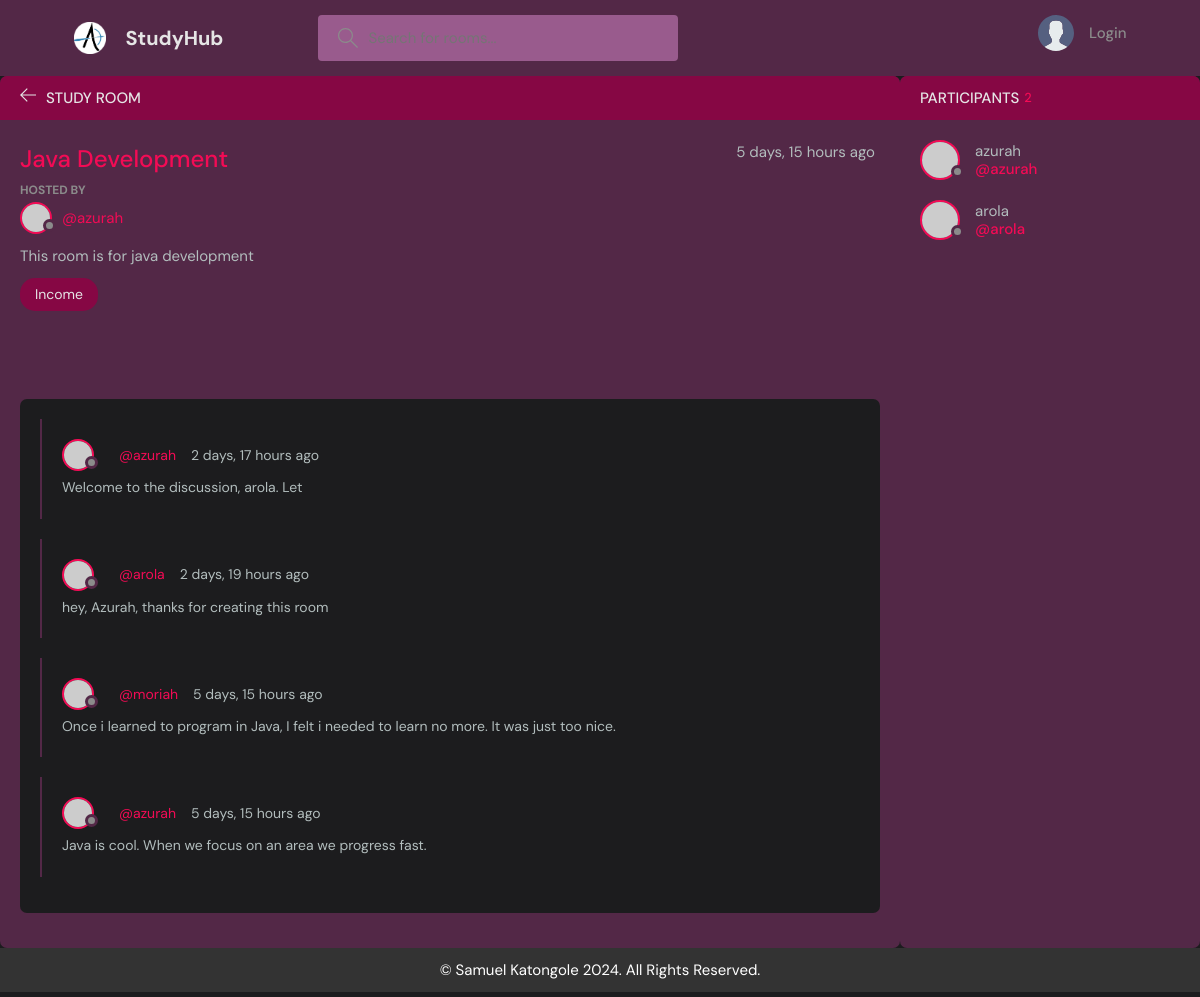
The app's page /room/1/, older data.
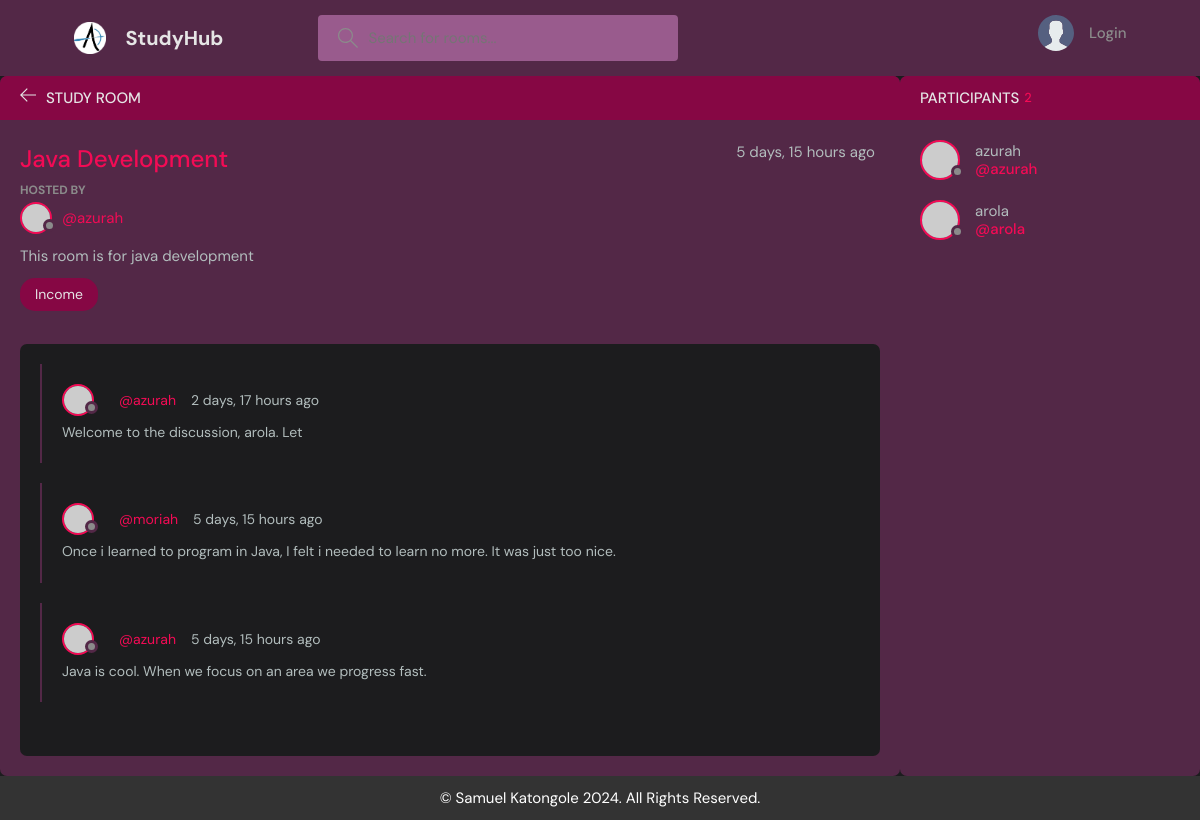
The same page, newer data.
### Rooms/models.py (models this page shows, shortened)
class Post(models.Model): # messages model
    author = models.ForeignKey(User, on_delete=models.CASCADE)
    room = models.ForeignKey(Room, on_delete=models.CASCADE)
    body = models.TextField()
    created_on= models.DateTimeField(auto_now_add=True) # date post created
    updated_on= models.DateTimeField(auto_now=True) # date last edited
    class Meta:
        ordering = ['-updated_on', '-created_on'] # ordered based on those fields

### Rooms/views.py (the view, shortened to what this page needs)
# urls.py: path('room/<str:pk>/',views.room, name='room'),
def room(request, pk):
    roomy = Room.objects.get(id=pk) # get this room
    participants = roomy.participants.all() # get all participants
    room_posts = roomy.post_set.all().order_by('-created_on') # or
    room_topics = roomy.topic # get all topics in this room???
    context = {'room':roomy, 'room_posts':room_posts,
               'participants':participants, 'room_topics': room_topics}
    return render(request, 'Rooms/room.html',context)

### Rooms/templates/Rooms/room.html (shortened to what this page needs)
{% extends 'parent_hub/base.html' %}
{% block content %}
<div class="room-container">
    <div class="room">
        <div class="room__top">
        <div class="room__topLeft">
            <a href="{% url 'home' %}">
            <svg version="1.1" xmlns="http://www.w3.org/2000/svg" width="32" height="32" viewBox="0 0 32 32">
                <title>arrow-left</title>
                <path
                d="M13.723 2.286l-13.723 13.714 13.719 13.714 1.616-1.611-10.96-10.96h27.625v-2.286h-27.625l10.965-10.965-1.616-1.607z"
                ></path>
            </svg>
            </a>
            <h3>Study Room</h3>
        </div>
        </div>
        <div class="room__box scroll">
        <div class="room__header scroll">
            <div class="room__info">
            <h3>{{room.name}}</h3>
            <span>{{room.created|timesince}} ago</span>
            </div>
            <div class="room__hosted">
            <p>Hosted By</p>
            <a href="{% url 'user-profile' room.host.id %}" class="room__author">
                <div class="avatar avatar--small">
                <img src="https://randomuser.me/api/portraits/men/37.jpg" />
                </div>
                <span>@{{room.host}}</span>
            </a>
            </div>
            <div class="room__details">
            {{room.description}}
            </div>
            <span class="room__topics">{{room_topics.name}}</span>
        </div>
        <div class="room__conversation">
            <div class="threads scroll">
                {% for post in room_posts %}
            <div class="thread">
                <div class="thread__top">
                <div class="thread__author">
                    <a href="#" class="thread__authorInfo">
                    <div class="avatar avatar--small">
                        <img src="https://randomuser.me/api/portraits/men/37.jpg" />
                    </div>
                    <span><a href="{% url 'user-profile' post.author.id %}">@{{post.author}}</a></span>
                    </a>
                    <span class="thread__date">{{post.created_on|timesince}} ago</span>
                </div>
                </div>
                <div class="thread__details">
                {{post.body}}
                </div>
            </div>
            {% endfor %}
            </div>
        </div>
        </div>
    </div>
    <div class="participants">
        <h3 class="participants__top">Participants <span>{{participants.all.count}}</span></h3>
        <div class="participants__list scroll">
            {% for participant in participants%}
        <a href="{% url 'user-profile' participant.id %}" class="participant">
            <div class="avatar avatar--medium">
            <img src="https://randomuser.me/api/portraits/men/37.jpg" />
            </div>
            <p>
            {{participant.username}}
            <span>@{{participant.username}}</span>
            </p>
        </a>
        {% endfor %}
        </div>
    </div>
</div>
{% endblock %}

Row changes from the older to the newer data that the page shows:
removed Post: author "arola", created_on "2 days, 19 hours", body "hey, Azurah, thanks for creating this room"
